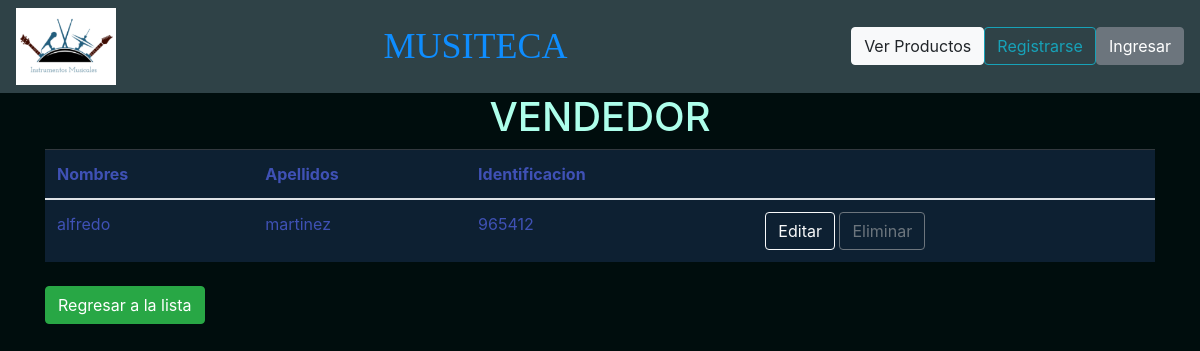
The page /ver_vendedor/1/ on the database its author committed.
### home/models.py (models this page shows, shortened)
class Vendedor(models.Model):
	nombre = models.CharField(max_length = 100)
	apellido = models.CharField(max_length = 100)
	identificacion = models.CharField(max_length = 100)

### home/views.py (the view)
# urls.py: path('ver_vendedor/<int:id_ins>/',vista_ver_vendedor, name='vista_ver_vendedor'),
def vista_ver_vendedor(request, id_ins):
	i = Vendedor.objects.get(id=id_ins)
	return render(request, 'ver_vendedor.html', locals())

### templates/ver_vendedor.html (shortened to what this page needs)
{% extends 'base.html'%}
{% block contenido%}
<table class="table table-striped table-dark">
	  	<thead>
		<h1>VENDEDOR</h1>
		</thead>
	    <tr>
	      <th scope="col">Nombres</th>
	      <th scope="col">Apellidos</th>
	      <th scope="col">Identificacion</th>
	      <th scope="col"></th>
	    </tr>
	  <tbody>
	    <tr>
	      <td>{{i.nombre}}</td>
	      <td>{{i.apellido}}</td>
	      <td>{{i.identificacion}}</td>
	      <td>
			<a class="btn btn-outline-light" href="/editar_vendedor/{{i.id}}" method="get">Editar</a>
      		<a class="btn btn-outline-secondary" href="/eliminar_vendedor/{{i.id}}" method="get">Eliminar</a>
	      </td>
	    </tr>
	  </tbody>
	</table>
	<br><a class="btn btn-success" href="{% url 'vista_lista_vendedor' %}" "email me">Regresar a la lista</a>
{% endblock %}

### static/css/estilo.css (style rules this page uses)
a { color: #0BA5B9; }
body { background-color: #000D0D; }
h1 { color: #ADFFEB; text-align: center; ma }
.table { border: none; width: 100%; max-width: 100%; margin-bottom: 0rem; background-color: transparent; border-color: red; }
.table-dark { color: #3F51B5; background-color: #001427; }

### rows shown on the page
Vendedor: nombre "alfredo", apellido "martinez", identificacion "965412"
